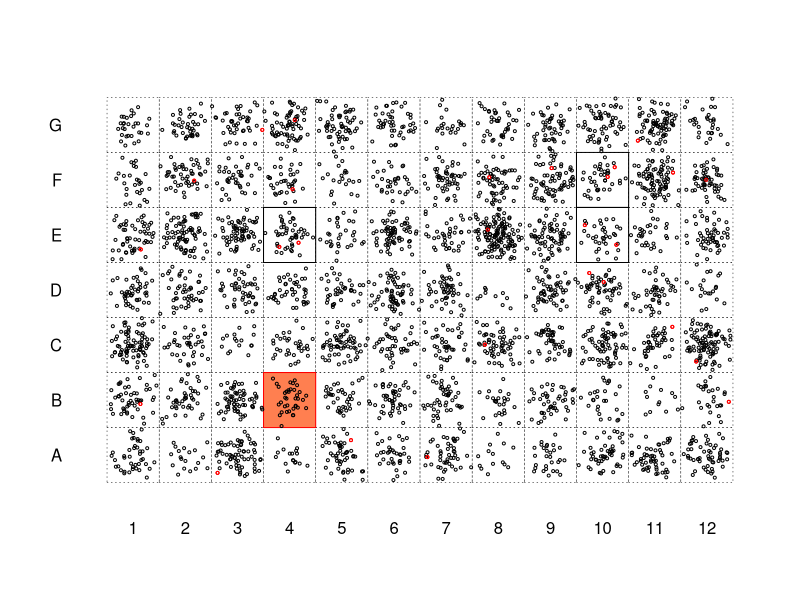

This figure's R source:
runif2 <- function (n = 10, min = 0, max = 1) runif(n, min/2, max/2) + runif(n, min/2, max/2)

nr <- 7
nc <- 12
mean_pop <- 50
risk <- 0.01
cluster_risk <- 0.05
cluster_number <- 16

# generate data

# > which(res > 5)
# [1] 144 555

res <- NULL
for(i in 1:1000) {
if(i %% 10 == 0) print (i)

set.seed(i)
cluster_pops <- rnbinom(nr * nc, mu = mean_pop, size = 7)
cluster_ids <- rep(seq_len(nr*nc), cluster_pops)
tpop <- length(cluster_ids)

trisk <- rep(risk, tpop)
trisk[seq_along(cluster_ids)[cluster_ids == cluster_number]] <- cluster_risk
case <- rbinom(tpop, 1, trisk)
cols <- ifelse(case == 1, 'red', 'black')
case_cluster <- tapply(case, cluster_ids, sum)

pt <- function(x1, x2, n1, n2) prop.test(c(x1, x2), c(n1, n2))$p.value
sig <- which(mapply(pt, 
                    x1 = case_cluster,
                    x2 = sum(case),
                    n1 = cluster_pops,
                    n2 = sum(cluster_pops), 
                    SIMPLIFY = T) < 0.05)

res[i] <- length(sig)
}

# locations

xl <- rep(seq_len(nc)-1, nr)
yb <- rep(seq_len(nr)-1, each = nc)
yb_cluster <- floor((cluster_number - 1) / nc)
xl_cluster <- cluster_number - nc * yb_cluster - 1
xp <- runif2(tpop) + rep(xl, cluster_pops)
yp <- runif2(tpop) + rep(yb, cluster_pops)
yb_sigs <- floor((sig - 1) / nc)
xl_sigs <- sig - nc * yb_sigs - 1

# plot

plot(1, type = 'n', xlim = c(0, nc), ylim = c(0, nr), xlab = NA, ylab = NA, axes = F)
axis(1, seq_len(nc)-0.5, seq_len(nc), tick = F)
axis(2, seq_len(nr)-0.5, LETTERS[1:nr], tick = F, las = 2)

rect(xl, yb, xl + 1, yb + 1, lwd = 0.5, lty = 3)
rect(xl_cluster, yb_cluster, xl_cluster + 1, yb_cluster + 1, border = 'red', col = 'coral')
rect(xl_sigs, yb_sigs, xl_sigs + 1, yb_sigs + 1)

points(xp, yp, cex = 0.4, col = cols)
points(xp[case == 1], yp[case == 1], cex = 0.4, col = 'red')
case_cluster[sig]

